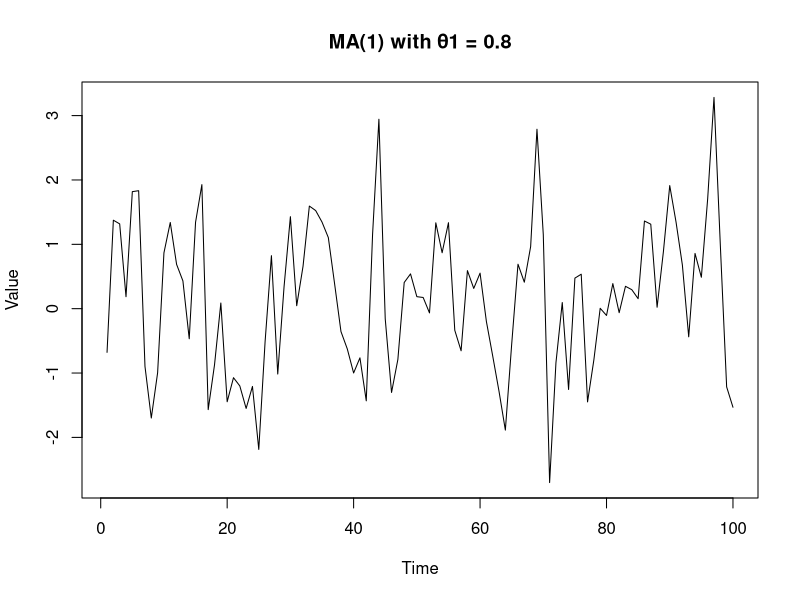
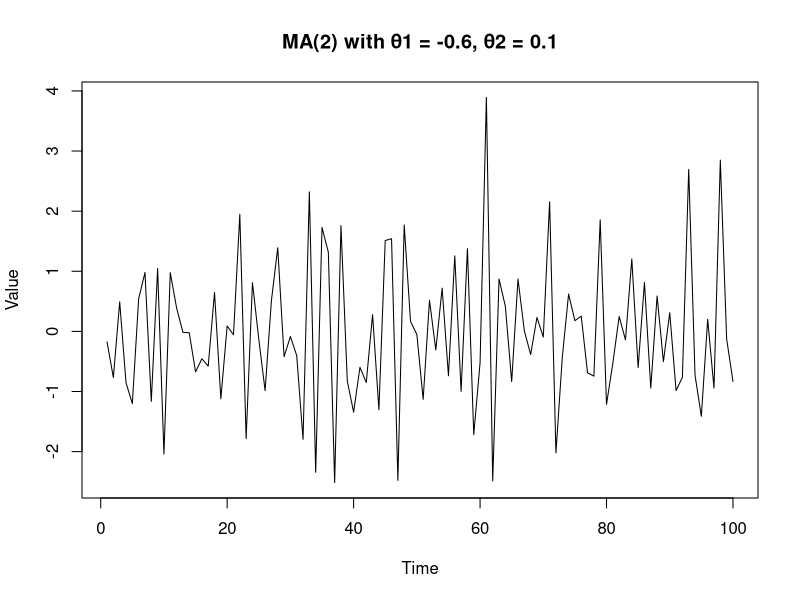
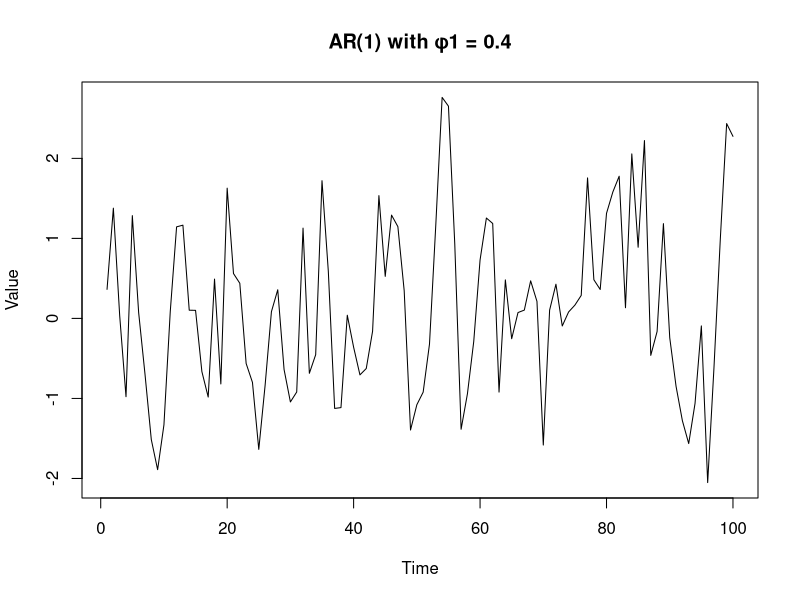
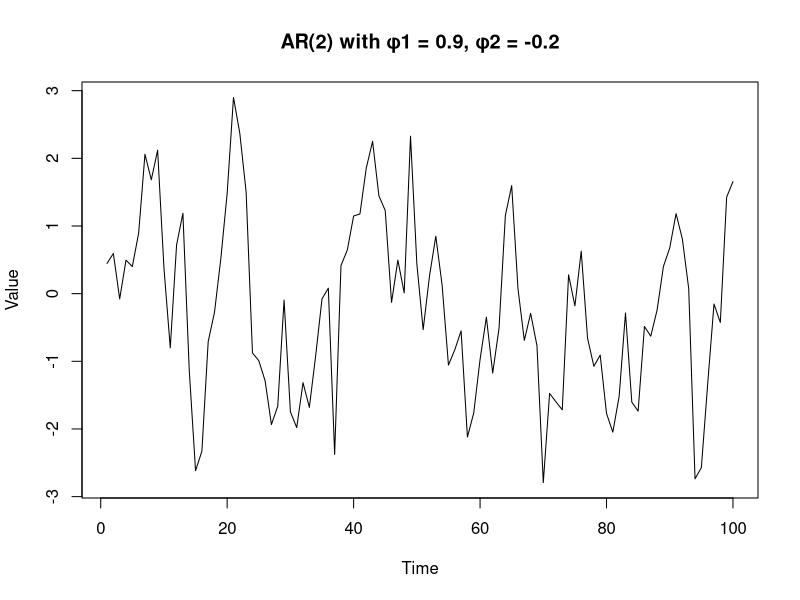
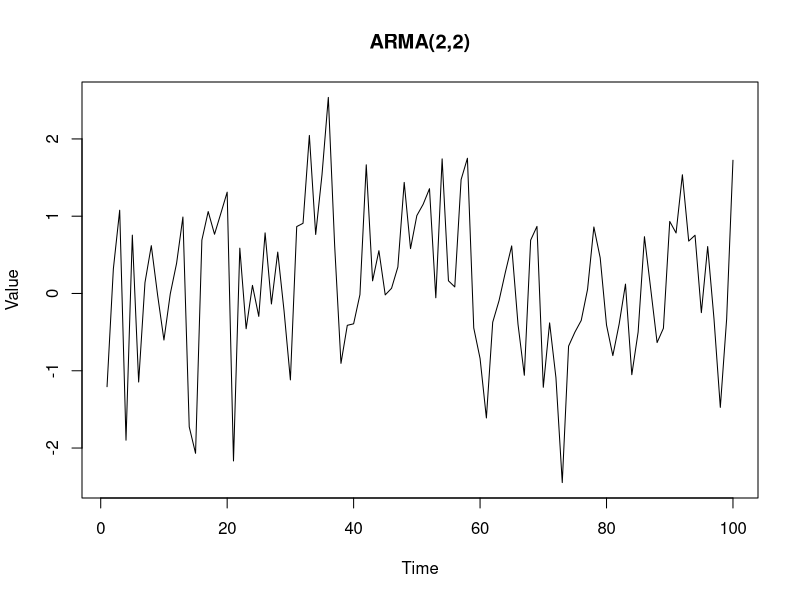

R code for these plots, in order:
install.packages("forecast")
library(forecast)

set.seed(123)  # for reproducibility

# a. MA(1) with θ1 = 0.8
ma1 <- arima.sim(model = list(ma = 0.8), n = 100)
ts.plot(ma1, main = "MA(1) with θ1 = 0.8", ylab = "Value")
# b. MA(2) with θ1 = -0.6 and θ2 = 0.1
ma2 <- arima.sim(model = list(ma = c(-0.6, 0.1)), n = 100)
ts.plot(ma2, main = "MA(2) with θ1 = -0.6, θ2 = 0.1", ylab = "Value")
# c. AR(1) with φ1 = 0.4
ar1 <- arima.sim(model = list(ar = 0.4), n = 100)
ts.plot(ar1, main = "AR(1) with φ1 = 0.4", ylab = "Value")

# d. AR(2) with φ1 = 0.9 and φ2 = -0.2
ar2 <- arima.sim(model = list(ar = c(0.9, -0.2)), n = 100)
ts.plot(ar2, main = "AR(2) with φ1 = 0.9, φ2 = -0.2", ylab = "Value")
# e. ARMA(2,2) with φ1 = 0.9, φ2 = -0.2, θ1 = -0.6, θ2 = 0.1
arma22 <- arima.sim(model = list(ar = c(0.9, -0.2), ma = c(-0.6, 0.1)), n = 100)
ts.plot(arma22, main = "ARMA(2,2)", ylab = "Value")
